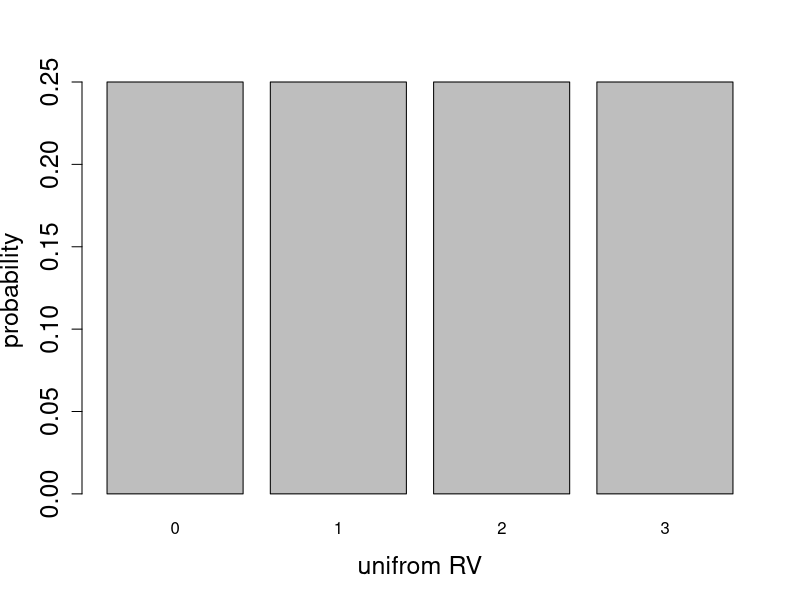
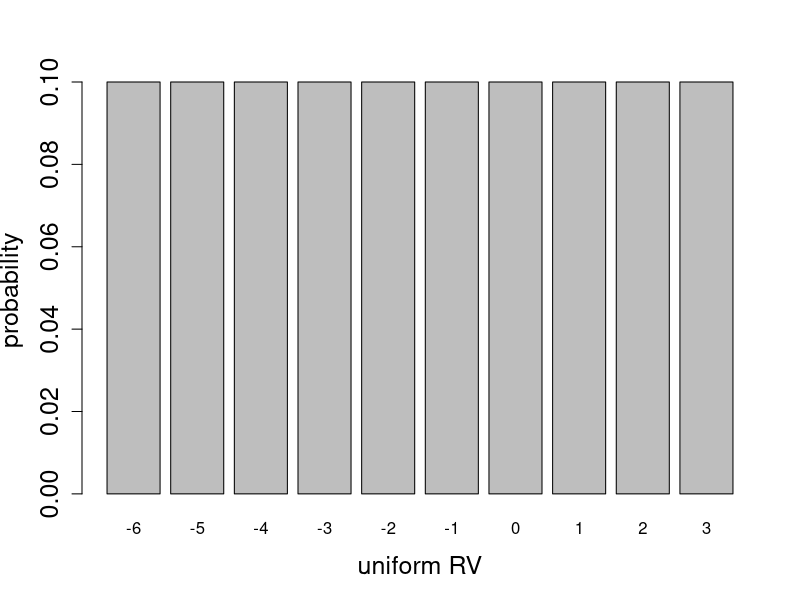
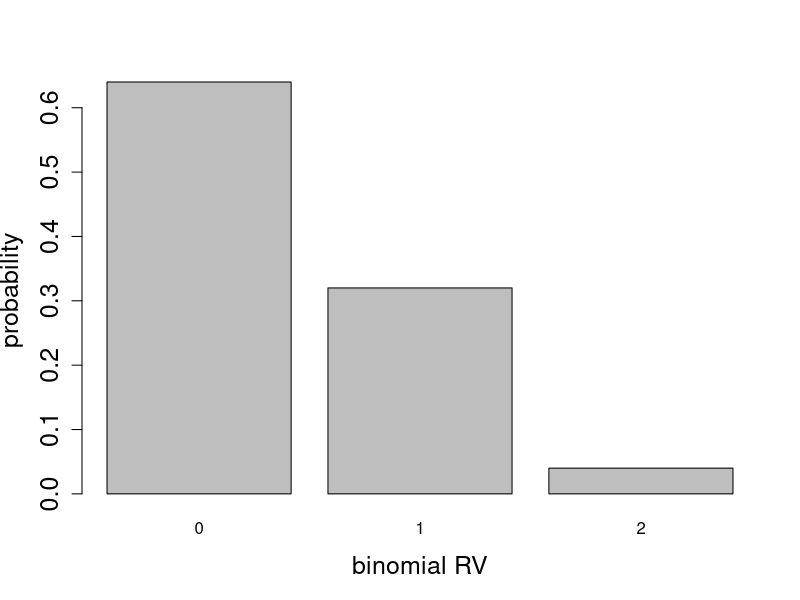
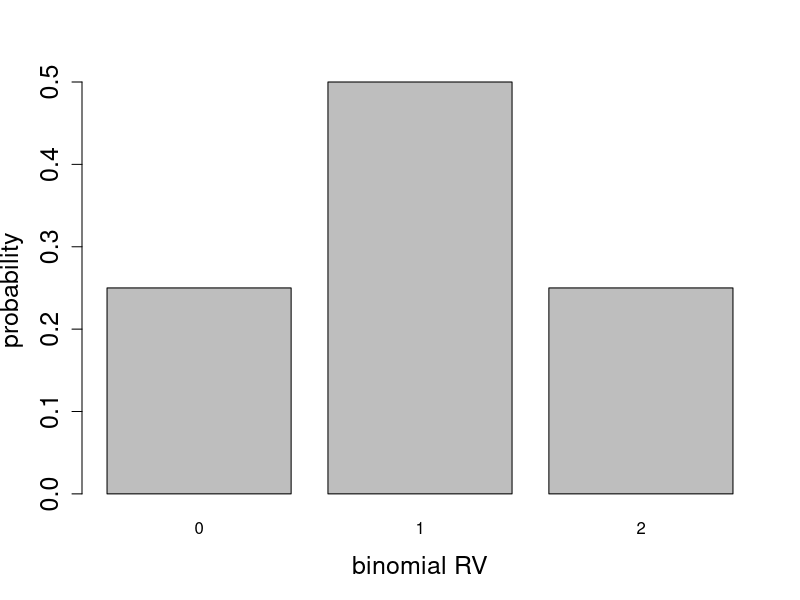
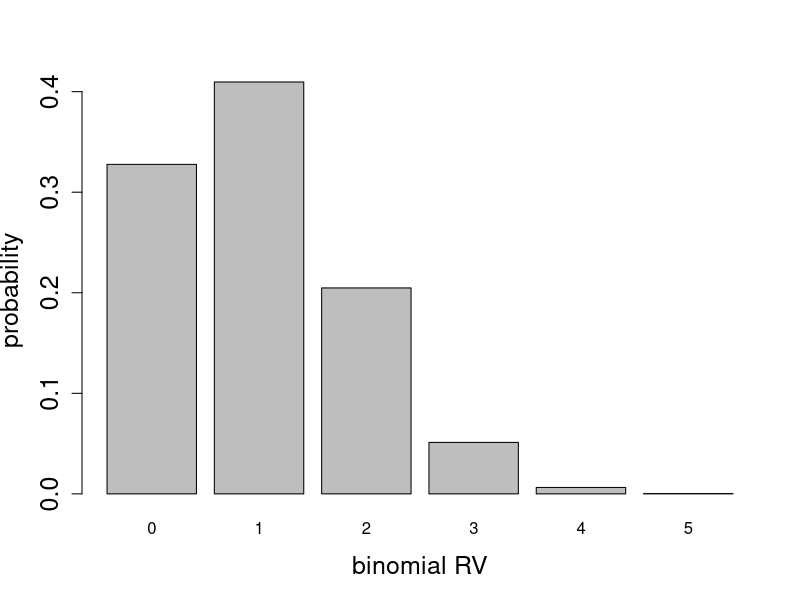
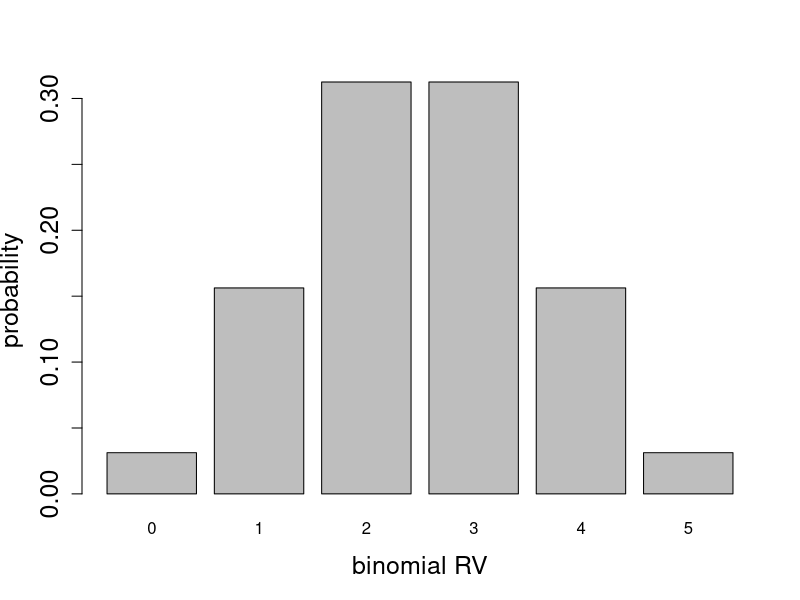
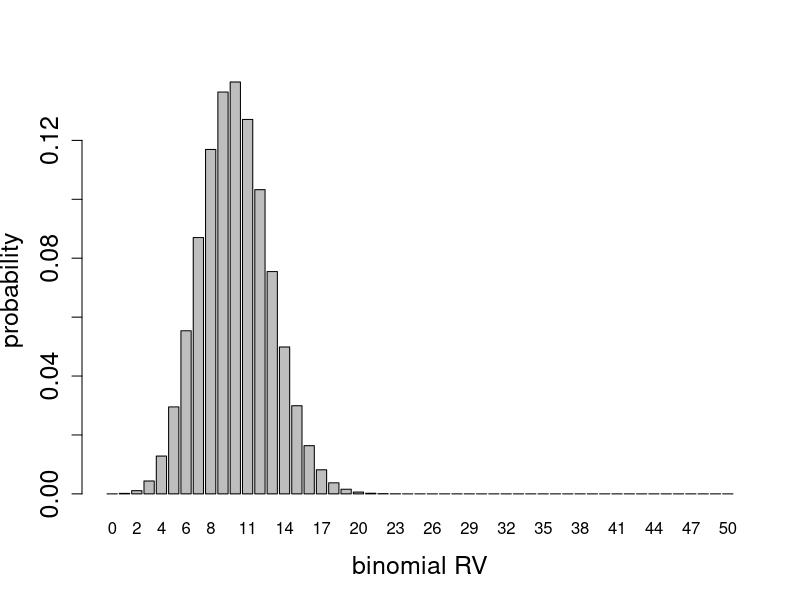
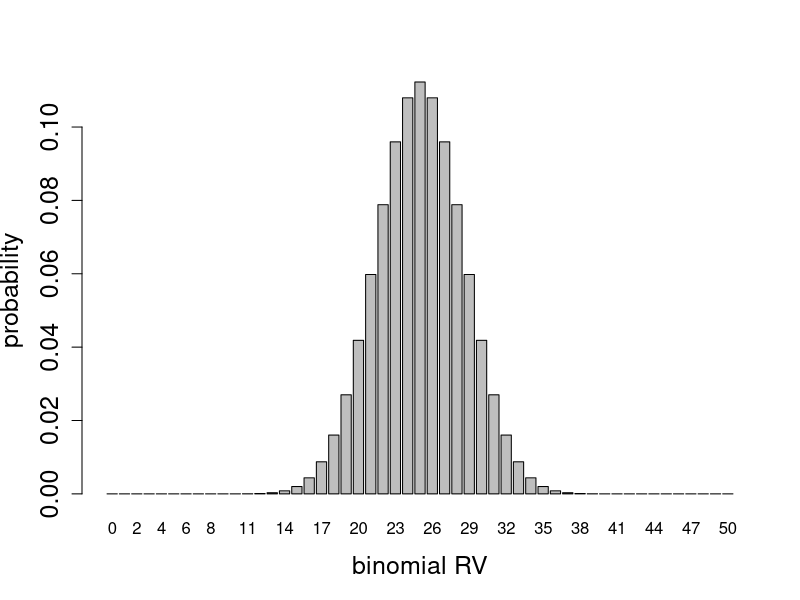

Here is the R script that generated these plots, in order:
## ---- chunk 1
#| label: fig-unif-dist
#| fig-cap: "Two uniform random distributions with different ranges."
#| fig-subcap: 
#|   - "Uniform distribution on integers from 0 to 3" 
#|   - "Uniform distribution on integers from -6 to 3"
#| layout-ncol: 2
n <- 4
unif.dist <- rep(1/n,n)
values <- 0:(n-1)
barplot(unif.dist,names.arg=values,cex.axis=1.5,cex.lab=1.5,xlab='unifrom RV',ylab='probability')
n <- 10
unif.dist <- rep(1/n,n)
values <- -6:3
barplot(unif.dist,names.arg=values,cex.axis=1.5,cex.lab=1.5,xlab='uniform RV',ylab='probability')
## ---- chunk 2
#| label: fig-binom-dist-1
#| fig-cap: "Binomial random distributions with two trials."
#| fig-subcap: 
#|   - "Binomial distribution with p=0.2" 
#|   - "Binomial distribution with p=0.5"
#| layout-ncol: 2

n <- 2
p<-0.2
values <- 0:n
prob.dist <- dbinom(values,n,p)
barplot(prob.dist,names.arg=values,cex.axis=1.5,cex.lab=1.5,xlab='binomial RV',ylab='probability')
p<-0.5
values <- -0:n
prob.dist <- dbinom(values,n,p)
barplot(prob.dist,names.arg=values,cex.axis=1.5,cex.lab=1.5,xlab='binomial RV',ylab='probability')
## ---- chunk 3
#| label: fig-binom-dist-2
#| fig-cap: "Binomial random distributions with five trials."
#| fig-subcap: 
#|   - "Binomial distribution with p=0.2" 
#|   - "Binomial distribution with p=0.5"
#| layout-ncol: 2

n <- 5
p<-0.2
values <- 0:n
prob.dist <- dbinom(values,n,p)
barplot(prob.dist,names.arg=values,cex.axis=1.5,cex.lab=1.5,xlab='binomial RV',ylab='probability')
p<-0.5
values <- -0:n
prob.dist <- dbinom(values,n,p)
barplot(prob.dist,names.arg=values,cex.axis=1.5,cex.lab=1.5,xlab='binomial RV',ylab='probability')
## ---- chunk 4
#| label: fig-binom-dist-3
#| fig-cap: "Binomial random distributions with fifty trials."
#| fig-subcap: 
#|   - "Binomial distribution with p=0.2" 
#|   - "Binomial distribution with p=0.5"
#| layout-ncol: 2


n <- 50
p<-0.2
values <- 0:n
prob.dist <- dbinom(values,n,p)
barplot(prob.dist,names.arg=values,cex.axis=1.5,cex.lab=1.5,xlab='binomial RV',ylab='probability')
p<-0.5
values <- -0:n
prob.dist <- dbinom(values,n,p)
barplot(prob.dist,names.arg=values,cex.axis=1.5,cex.lab=1.5,xlab='binomial RV',ylab='probability')
